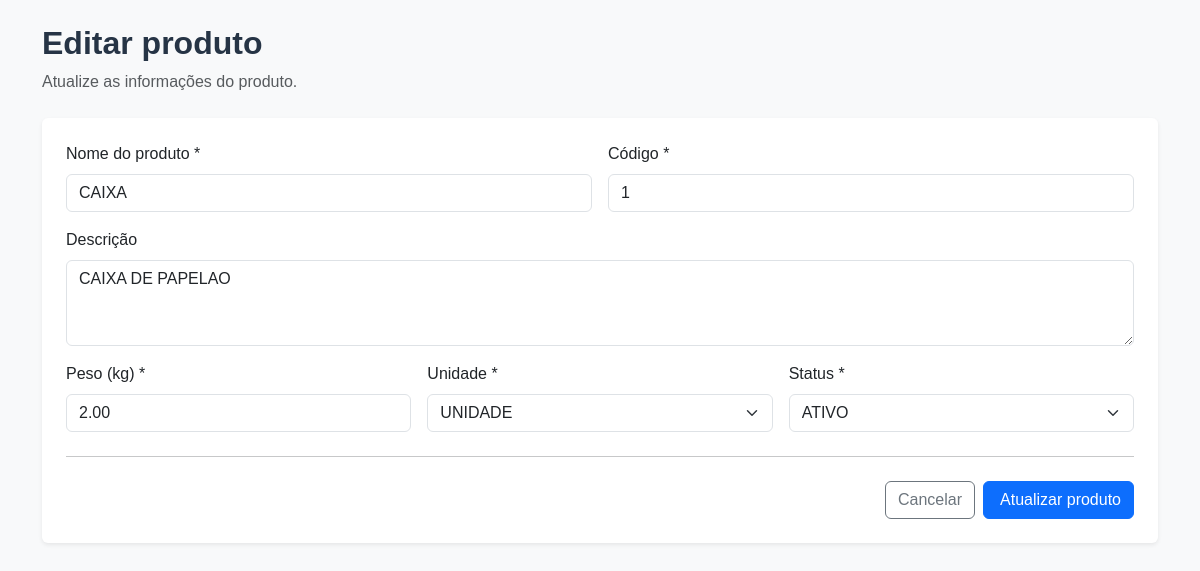
The page /produtos/editar.php?id=1 on the database its author committed.
### tables this page shows
CREATE TABLE `produtos` (
  `id` int(11) NOT NULL,
  `nome` varchar(150) NOT NULL,
  `descricao` text DEFAULT NULL,
  `codigo` varchar(50) DEFAULT NULL,
  `peso_kg` decimal(10,2) NOT NULL,
  `unidade` varchar(20) DEFAULT 'UN',
  `ativo` tinyint(1) DEFAULT 1,
  `criado_em` timestamp NULL DEFAULT current_timestamp()
);

### produtos/editar.php (the view, shortened to what this page needs)
<?php
require_once __DIR__ . '/../config/database.php';
function e($valor) {
    return htmlspecialchars((string) $valor, ENT_QUOTES, 'UTF-8');
}
$id = filter_input(INPUT_GET, 'id', FILTER_VALIDATE_INT);
$stmt = $pdo->prepare("SELECT * FROM produtos WHERE id = :id");
$stmt->execute([':id' => $id]);
$produto = $stmt->fetch();
$nome = $produto['nome'];
$codigo = $produto['codigo'];
$descricao = $produto['descricao'];
$peso = $produto['peso_kg'];
$unidade = $produto['unidade'];
$ativo = (string) $produto['ativo'];
?>
<!DOCTYPE html>
<html lang="pt-BR">
<head>
    <link href="https://cdn.jsdelivr.net/npm/bootstrap@5.3.3/dist/css/bootstrap.min.css" rel="stylesheet">
    <link href="../assets/css/style.css" rel="stylesheet">
</head>
<body class="bg-light">
<div class="container py-4">
    <div class="mb-4">
        <h2 class="fw-bold">Editar produto</h2>
        <p class="text-muted">Atualize as informações do produto.</p>
    </div>
    <div class="card border-0 shadow-sm">
        <div class="card-body p-4">
            <form method="POST">
                <div class="row g-3">
                    <div class="col-md-6">
                        <label class="form-label">Nome do produto *</label>
                        <input
                            type="text"
                            name="nome"
                            class="form-control"
                            maxlength="150"
                            value="<?= e($nome) ?>"
                            required
                        >
                    </div>
                    <div class="col-md-6">
                        <label class="form-label">Código *</label>
                        <input
                            type="text"
                            name="codigo"
                            class="form-control"
                            maxlength="50"
                            value="<?= e($codigo) ?>"
                            required
                        >
                    </div>
                    <div class="col-12">
                        <label class="form-label">Descrição</label>
                        <textarea
                            name="descricao"
                            class="form-control"
                            rows="3"
                        ><?= e($descricao) ?></textarea>
                    </div>
                    <div class="col-md-4">
                        <label class="form-label">Peso (kg) *</label>
                        <input
                            type="number"
                            name="peso_kg"
                            class="form-control"
                            min="0"
                            step="0.001"
                            value="<?= e($peso) ?>"
                            required
                        >
                    </div>
                    <div class="col-md-4">
                        <label class="form-label">Unidade *</label>
                        <select name="unidade" class="form-select" required>
                            <?php foreach (['Unidade', 'Caixa', 'Kg', 'Litro', 'Metro'] as $opcao): ?>
                                <option
                                    value="<?= e($opcao) ?>"
                                    <?= $unidade === $opcao ? 'selected' : '' ?>
                                >
                                    <?= e($opcao) ?>
                                </option>
                            <?php endforeach; ?>
                        </select>
                    </div>
                    <div class="col-md-4">
                        <label class="form-label">Status *</label>
                        <select name="ativo" class="form-select" required>
                            <option value="1" <?= $ativo === '1' ? 'selected' : '' ?>>Ativo</option>
                        </select>
                    </div>
                </div>
                <hr class="my-4">
                <div class="d-flex justify-content-end gap-2">
                    <a href="index.php" class="btn btn-outline-secondary">
                        Cancelar
                    </a>
                    <button type="submit" class="btn btn-primary">
                        Atualizar produto
                    </button>
                </div>
            </form>
        </div>
    </div>
</div>
</body>
</html>

### assets/css/style.css (style rules this page uses)
* { margin: 0; padding: 0; box-sizing: border-box; }
body { background: #f4f6fa; font-family: Arial, Helvetica, sans-serif; color: #263445; }
.form-control, .form-select, textarea { text-transform: uppercase; }

### rows shown on the page
produtos: nome "caixa", codigo "1", descricao "caixa de papelao", peso_kg "2.00", ativo "Ativo"

### other values the page prints
form field unidade "Unidade"
